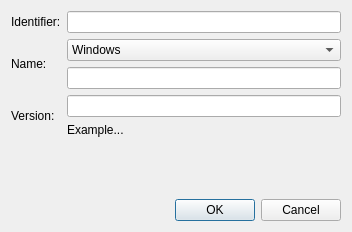
<ui version="4.0" >
 <class>Dialog</class>
 <widget class="QDialog" name="Dialog" >
  <property name="geometry" >
   <rect>
    <x>0</x>
    <y>0</y>
    <width>352</width>
    <height>232</height>
   </rect>
  </property>
  <property name="sizePolicy" >
   <sizepolicy vsizetype="MinimumExpanding" hsizetype="Preferred" >
    <horstretch>0</horstretch>
    <verstretch>0</verstretch>
   </sizepolicy>
  </property>
  <property name="windowTitle" >
   <string>Create an Operating System</string>
  </property>
  <layout class="QVBoxLayout" name="verticalLayout" >
   <item>
    <layout class="QGridLayout" name="gridLayout" >
     <item row="0" column="0" >
      <widget class="QLabel" name="label" >
       <property name="text" >
        <string>Identifier:</string>
       </property>
      </widget>
     </item>
     <item row="0" column="1" >
      <widget class="QLineEdit" name="id_text" />
     </item>
     <item row="3" column="1" >
      <layout class="QVBoxLayout" name="verticalLayout_2" >
       <property name="sizeConstraint" >
        <enum>QLayout::SetMaximumSize</enum>
       </property>
       <item>
        <widget class="QLineEdit" name="version_text" >
         <property name="sizePolicy" >
          <sizepolicy vsizetype="Minimum" hsizetype="Minimum" >
           <horstretch>0</horstretch>
           <verstretch>0</verstretch>
          </sizepolicy>
         </property>
        </widget>
       </item>
       <item>
        <widget class="QLabel" name="example_label" >
         <property name="sizePolicy" >
          <sizepolicy vsizetype="Minimum" hsizetype="Preferred" >
           <horstretch>0</horstretch>
           <verstretch>0</verstretch>
          </sizepolicy>
         </property>
         <property name="text" >
          <string>Example...</string>
         </property>
         <property name="textFormat" >
          <enum>Qt::PlainText</enum>
         </property>
         <property name="alignment" >
          <set>Qt::AlignLeading|Qt::AlignLeft|Qt::AlignVCenter</set>
         </property>
        </widget>
       </item>
      </layout>
     </item>
     <item row="3" column="0" >
      <widget class="QLabel" name="label_4" >
       <property name="text" >
        <string>Version:</string>
       </property>
      </widget>
     </item>
     <item row="2" column="1" >
      <layout class="QVBoxLayout" name="verticalLayout_3" >
       <item>
        <widget class="QComboBox" name="type_combo" >
         <item>
          <property name="text" >
           <string>Windows</string>
          </property>
         </item>
         <item>
          <property name="text" >
           <string>Linux</string>
          </property>
         </item>
         <item>
          <property name="text" >
           <string>Mac OS X</string>
          </property>
         </item>
         <item>
          <property name="text" >
           <string>Other...</string>
          </property>
         </item>
        </widget>
       </item>
       <item>
        <widget class="QLineEdit" name="typeother_text" />
       </item>
      </layout>
     </item>
     <item row="2" column="0" >
      <widget class="QLabel" name="label_2" >
       <property name="text" >
        <string>Name:</string>
       </property>
      </widget>
     </item>
    </layout>
   </item>
   <item>
    <spacer name="verticalSpacer" >
     <property name="orientation" >
      <enum>Qt::Vertical</enum>
     </property>
     <property name="sizeHint" stdset="0" >
      <size>
       <width>20</width>
       <height>0</height>
      </size>
     </property>
    </spacer>
   </item>
   <item>
    <widget class="QDialogButtonBox" name="buttonBox" >
     <property name="orientation" >
      <enum>Qt::Horizontal</enum>
     </property>
     <property name="standardButtons" >
      <set>QDialogButtonBox::Cancel|QDialogButtonBox::Ok</set>
     </property>
    </widget>
   </item>
  </layout>
 </widget>
 <tabstops>
  <tabstop>id_text</tabstop>
  <tabstop>type_combo</tabstop>
  <tabstop>typeother_text</tabstop>
  <tabstop>version_text</tabstop>
  <tabstop>buttonBox</tabstop>
 </tabstops>
 <resources/>
 <connections>
  <connection>
   <sender>buttonBox</sender>
   <signal>rejected()</signal>
   <receiver>Dialog</receiver>
   <slot>reject()</slot>
   <hints>
    <hint type="sourcelabel" >
     <x>316</x>
     <y>260</y>
    </hint>
    <hint type="destinationlabel" >
     <x>286</x>
     <y>274</y>
    </hint>
   </hints>
  </connection>
 </connections>
</ui>
